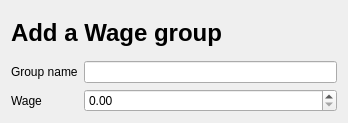
<?xml version="1.0" encoding="UTF-8"?>
<ui version="4.0">
 <class>WagesEditBase</class>
 <widget class="QWidget" name="WagesEditBase">
 <property name="geometry">
 <rect>
 <x>0</x>
  <y>0</y>
    <width>348</width>
    <height>123</height>
   </rect>
  </property>
  <layout class="QVBoxLayout" name="verticalLayout">
   <item>
    <widget class="QLabel" name="mLabel">
     <property name="font">
      <font/>
     </property>
     <property name="text">
      <string>&lt;h1&gt;Add a Wage group&lt;/h1&gt;</string>
     </property>
     <property name="wordWrap">
      <bool>false</bool>
     </property>
    </widget>
   </item>
   <item>
    <layout class="QFormLayout" name="formLayout">
     <item row="0" column="0">
      <widget class="QLabel" name="label">
       <property name="text">
        <string>Group name</string>
       </property>
      </widget>
     </item>
     <item row="1" column="0">
      <widget class="QLabel" name="label_2">
       <property name="text">
        <string>Wage</string>       
	   </property>
      </widget>
     </item>
     <item row="0" column="1">
      <widget class="QLineEdit" name="mGroupName"/>
     </item>
     <item row="1" column="1">
      <widget class="QDoubleSpinBox" name="mWage"/>
     </item>
    </layout>
   </item>
  </layout>
 </widget>
 <layoutdefault spacing="6" margin="11"/>
 <includes>
  <include location="local">knuminput.h</include>
 </includes>
 <resources/>
 <connections/>
</ui>
